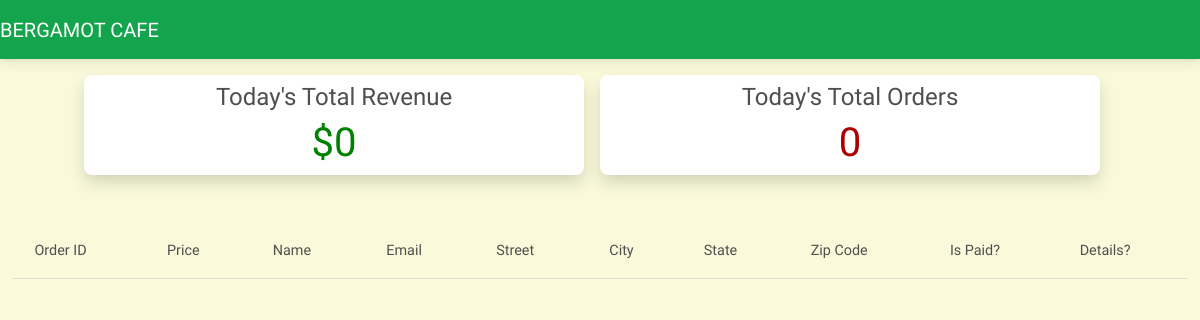
Page /cafe/dashboard/ (signed in) on the earlier database version.
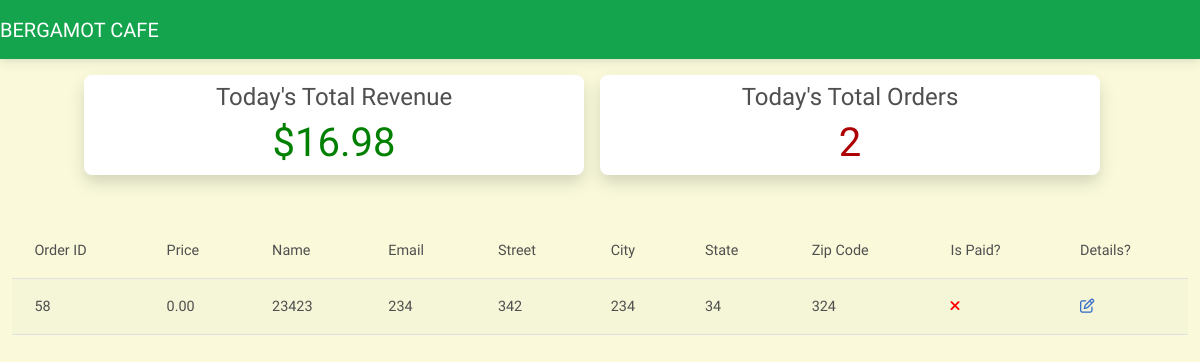
Same page on the later database version.
### customer/models.py (models this page shows, shortened)
class OrderModel(models.Model):
    created_on = models.DateTimeField(auto_now_add=True)
    price = models.DecimalField(max_digits=7, decimal_places=2)
    items = models.ManyToManyField(
        'MenuItem', related_name='order', blank=True)
    name = models.CharField(max_length=50, blank=True)
    email = models.EmailField(max_length=50, blank=True)
    street = models.CharField(max_length=50, blank=True)
    city = models.CharField(max_length=50, blank=True)
    state = models.CharField(max_length=15, blank=True)
    zip_code = models.IntegerField(blank=True, null=True)
    is_paid = models.BooleanField(default=False)
    is_shipped = models.BooleanField(default=False)

### cafe/views.py (the view)
# urls.py: path('dashboard/', Dashboard.as_view(), name='dashboard'),
class Dashboard(LoginRequiredMixin, UserPassesTestMixin, View):
    def get(self, request, *args, **kwargs):
        today = datetime.today()
        orders = OrderModel.objects.filter(
            created_on__year=today.year, created_on__month=today.month, created_on__day=today.day)
        unshipped_orders = []
        total_revenue = 0
        for order in orders:
            total_revenue += order.price
            if not order.is_shipped:
                unshipped_orders.append(order)
        context = {
            'orders': unshipped_orders,
            'total_revenue': total_revenue,
            'total_orders': len(orders),
        }
        return render(request, 'cafe/dashboard.html', context)
    def test_func(self):
        return self.request.user.groups.filter(name='staff').exists()

### cafe/templates/cafe/dashboard.html
{% extends 'cafe/base.html' %}
{% block content %}
<div class="back-dash">
    <div class="container-fluid mytext_style">
        <div class="row justify-content-center pt-3">
            <div class="card col-md-5 me-3 shadow">
                <h4 class="text-center pt-2"> Today's Total Revenue</h4>
                <h1 class="text-center" style="color: green;">${{ total_revenue }}</h1>
            </div>
            <div class="card col-md-5 me-3 shadow">
                <h4 class="text-center pt-2"> Today's Total Orders</h4>
                <h1 class="text-center" style="color: #ad0003;">{{ total_orders }}</h1>
            </div>
        </div>
        <div class="row justify-content-center">
            <div class="col-md-12 mt-5">
                <table class="table table-striped table-hover">
                    <thead>
                        <tr>
                            <th scope="col">Order ID</th>
                            <th scope="col">Price</th>
                            <th scope="col">Name</th>
                            <th scope="col">Email</th>
                            <th scope="col">Street</th>
                            <th scope="col">City</th>
                            <th scope="col">State</th>
                            <th scope="col">Zip Code</th>
                            <th scope="col">Is Paid?</th>
                            <th scope="col">Details?</th>
                        </tr>
                    </thead>
                    <tbody>
                        {% for order in orders %}
                        <tr>
                            <th scope="row">{{ order.pk}}</th>
                            <td>{{ order.price }}</td>
                            <td>{{ order.name }}</td>
                            <td>{{ order.email }}</td>
                            <td>{{ order.street }}</td>
                            <td>{{ order.city }}</td>
                            <td>{{ order.state }}</td>
                            <td>{{ order.zip_code }}</td>
                            <td>
                                {% if order.is_paid%}
                                <i style="color: green;" class="fas fa-check"></i>
                                {% else %}
                                <i style="color: red;" class="fas fa-times"></i>
                                {% endif %}
                            </td>
                            <td><a href="{% url 'order-details' order.pk %}"><i class="far fa-edit"></i></a></td>
                        </tr>
                        {% endfor%}
                    </tbody>
                </table>
            </div>
        </div>
    </div>
</div>
{% endblock content %}

Differences in the rows shown:
added OrderModel: pk "58", price "0.00", name "23423", email "234", street "342", city "234", state "34", zip_code "324", is_paid False (drawn)
Other differences:
{{ total_revenue }}: "0" → "16.98"
{{ total_orders }}: "0" → "2"
